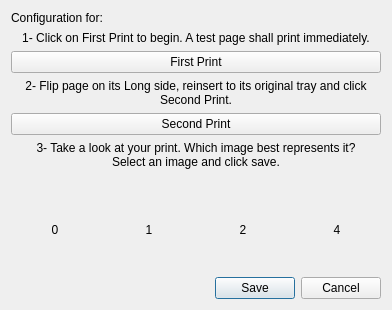
<?xml version="1.0" encoding="UTF-8"?>
<ui version="4.0">
 <class>DuplexSetupDialog</class>
 <widget class="QDialog" name="DuplexSetupDialog">
  <property name="geometry">
   <rect>
    <x>0</x>
    <y>0</y>
    <width>392</width>
    <height>300</height>
   </rect>
  </property>
  <property name="windowTitle">
   <string>Duplex Setup Screen</string>
  </property>
  <property name="windowIcon">
   <iconset resource="dpResources.qrc">
    <normaloff>:/program/images/icon</normaloff>:/program/images/icon</iconset>
  </property>
  <layout class="QVBoxLayout" name="verticalLayout">
   <item>
    <widget class="QLabel" name="label_PrinterName">
     <property name="sizePolicy">
      <sizepolicy hsizetype="Preferred" vsizetype="Preferred">
       <horstretch>0</horstretch>
       <verstretch>0</verstretch>
      </sizepolicy>
     </property>
     <property name="text">
      <string>Configuration for: </string>
     </property>
    </widget>
   </item>
   <item>
    <widget class="QLabel" name="label_Instructions1">
     <property name="text">
      <string>1- Click on First Print to begin. A test page shall print immediately.</string>
     </property>
     <property name="alignment">
      <set>Qt::AlignCenter</set>
     </property>
     <property name="wordWrap">
      <bool>true</bool>
     </property>
    </widget>
   </item>
   <item>
    <widget class="QPushButton" name="pushButton_FirstPrint">
     <property name="text">
      <string>First Print</string>
     </property>
    </widget>
   </item>
   <item>
    <widget class="QLabel" name="label_Instructions2">
     <property name="text">
      <string>2- Flip page on its Long side, reinsert to its original tray and click Second Print.</string>
     </property>
     <property name="alignment">
      <set>Qt::AlignCenter</set>
     </property>
     <property name="wordWrap">
      <bool>true</bool>
     </property>
    </widget>
   </item>
   <item>
    <widget class="QPushButton" name="pushButton_SecondPrint">
     <property name="text">
      <string>Second Print</string>
     </property>
    </widget>
   </item>
   <item>
    <widget class="QLabel" name="label_Instructions3">
     <property name="text">
      <string>3- Take a look at your print. Which image best represents it?
Select an image and click save.</string>
     </property>
     <property name="alignment">
      <set>Qt::AlignCenter</set>
     </property>
     <property name="wordWrap">
      <bool>true</bool>
     </property>
    </widget>
   </item>
   <item>
    <layout class="QGridLayout" name="gridLayout">
     <item row="0" column="0">
      <widget class="QPushButton" name="pushButton_result0">
       <property name="minimumSize">
        <size>
         <width>85</width>
         <height>110</height>
        </size>
       </property>
       <property name="text">
        <string>0</string>
       </property>
       <property name="iconSize">
        <size>
         <width>85</width>
         <height>110</height>
        </size>
       </property>
       <property name="checkable">
        <bool>true</bool>
       </property>
       <property name="autoExclusive">
        <bool>true</bool>
       </property>
       <property name="flat">
        <bool>true</bool>
       </property>
      </widget>
     </item>
     <item row="0" column="1">
      <widget class="QPushButton" name="pushButton_result1">
       <property name="minimumSize">
        <size>
         <width>85</width>
         <height>110</height>
        </size>
       </property>
       <property name="text">
        <string>1</string>
       </property>
       <property name="iconSize">
        <size>
         <width>85</width>
         <height>11</height>
        </size>
       </property>
       <property name="checkable">
        <bool>true</bool>
       </property>
       <property name="autoExclusive">
        <bool>true</bool>
       </property>
       <property name="flat">
        <bool>true</bool>
       </property>
      </widget>
     </item>
     <item row="0" column="3">
      <widget class="QPushButton" name="pushButton_result3">
       <property name="minimumSize">
        <size>
         <width>85</width>
         <height>110</height>
        </size>
       </property>
       <property name="text">
        <string>4</string>
       </property>
       <property name="checkable">
        <bool>true</bool>
       </property>
       <property name="autoExclusive">
        <bool>true</bool>
       </property>
       <property name="flat">
        <bool>true</bool>
       </property>
      </widget>
     </item>
     <item row="0" column="2">
      <widget class="QPushButton" name="pushButton_result2">
       <property name="minimumSize">
        <size>
         <width>85</width>
         <height>110</height>
        </size>
       </property>
       <property name="text">
        <string>2</string>
       </property>
       <property name="checkable">
        <bool>true</bool>
       </property>
       <property name="autoExclusive">
        <bool>true</bool>
       </property>
       <property name="flat">
        <bool>true</bool>
       </property>
      </widget>
     </item>
    </layout>
   </item>
   <item>
    <widget class="QDialogButtonBox" name="buttonBox">
     <property name="standardButtons">
      <set>QDialogButtonBox::Cancel|QDialogButtonBox::Save</set>
     </property>
    </widget>
   </item>
  </layout>
 </widget>
 <resources>
  <include location="dpResources.qrc"/>
 </resources>
 <connections/>
</ui>
